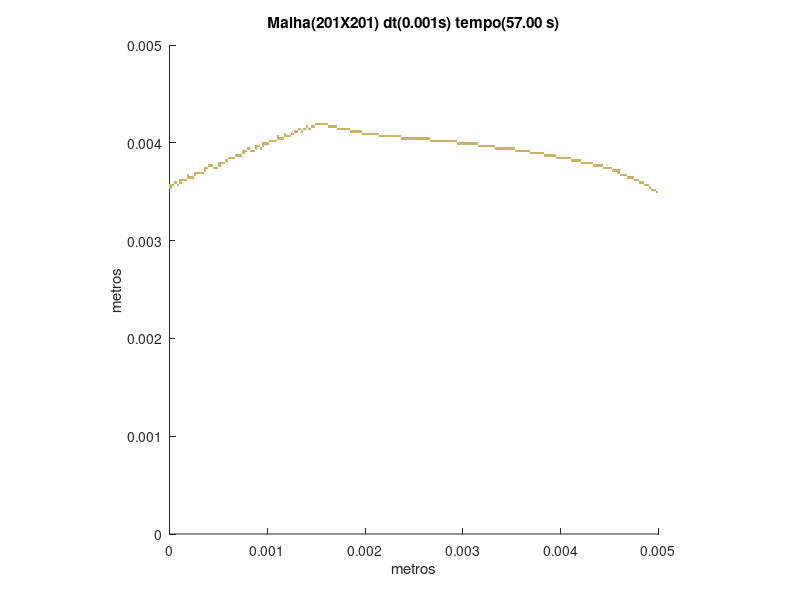

MATLAB code for this plot:
set (gca,'PlotBoxAspectRatio',[1 1 1],'Xlim',[0,0.005],'Ylim',[0,0.005])
hold on
title('Malha(201X201) dt(0.001s) tempo(57.00 s)')
hold on
ylabel('metros')
hold on
xlabel('metros')
hold on

fill([0.00497512437810945 0.00497512437810945 0.005 0.005],[0.00348258706467662 0.00350746268656716 0.00350746268656716 0.00348258706467662],[0.8,0.7,0.4],'LineStyle','none')

fill([0.00492537313432836 0.00492537313432836 0.00495024875621891 0.00495024875621891],[0.00350746268656716 0.00353233830845771 0.00353233830845771 0.00350746268656716],[0.8,0.7,0.4],'LineStyle','none')

fill([0.00495024875621891 0.00495024875621891 0.00497512437810945 0.00497512437810945],[0.00350746268656716 0.00353233830845771 0.00353233830845771 0.00350746268656716],[0.8,0.7,0.4],'LineStyle','none')

fill([0 0 2.48756218905473E-05 2.48756218905473E-05],[0.00353233830845771 0.00355721393034826 0.00355721393034826 0.00353233830845771],[0.8,0.7,0.4],'LineStyle','none')

fill([0.00490049751243781 0.00490049751243781 0.00492537313432836 0.00492537313432836],[0.00353233830845771 0.00355721393034826 0.00355721393034826 0.00353233830845771],[0.8,0.7,0.4],'LineStyle','none')

fill([0 0 2.48756218905473E-05 2.48756218905473E-05],[0.00355721393034826 0.00358208955223881 0.00358208955223881 0.00355721393034826],[0.8,0.7,0.4],'LineStyle','none')

fill([2.48756218905473E-05 2.48756218905473E-05 4.97512437810945E-05 4.97512437810945E-05],[0.00355721393034826 0.00358208955223881 0.00358208955223881 0.00355721393034826],[0.8,0.7,0.4],'LineStyle','none')

fill([7.46268656716418E-05 7.46268656716418E-05 9.95024875621891E-05 9.95024875621891E-05],[0.00355721393034826 0.00358208955223881 0.00358208955223881 0.00355721393034826],[0.8,0.7,0.4],'LineStyle','none')

fill([0.00485074626865672 0.00485074626865672 0.00487562189054726 0.00487562189054726],[0.00355721393034826 0.00358208955223881 0.00358208955223881 0.00355721393034826],[0.8,0.7,0.4],'LineStyle','none')

fill([0.00487562189054726 0.00487562189054726 0.00490049751243781 0.00490049751243781],[0.00355721393034826 0.00358208955223881 0.00358208955223881 0.00355721393034826],[0.8,0.7,0.4],'LineStyle','none')

fill([4.97512437810945E-05 4.97512437810945E-05 7.46268656716418E-05 7.46268656716418E-05],[0.00358208955223881 0.00360696517412935 0.00360696517412935 0.00358208955223881],[0.8,0.7,0.4],'LineStyle','none')

fill([9.95024875621891E-05 9.95024875621891E-05 0.000124378109452736 0.000124378109452736],[0.00358208955223881 0.00360696517412935 0.00360696517412935 0.00358208955223881],[0.8,0.7,0.4],'LineStyle','none')

fill([0.00480099502487562 0.00480099502487562 0.00482587064676617 0.00482587064676617],[0.00358208955223881 0.00360696517412935 0.00360696517412935 0.00358208955223881],[0.8,0.7,0.4],'LineStyle','none')

fill([0.00482587064676617 0.00482587064676617 0.00485074626865672 0.00485074626865672],[0.00358208955223881 0.00360696517412935 0.00360696517412935 0.00358208955223881],[0.8,0.7,0.4],'LineStyle','none')

fill([9.95024875621891E-05 9.95024875621891E-05 0.000124378109452736 0.000124378109452736],[0.00360696517412935 0.0036318407960199 0.0036318407960199 0.00360696517412935],[0.8,0.7,0.4],'LineStyle','none')

fill([0.000124378109452736 0.000124378109452736 0.000149253731343284 0.000149253731343284],[0.00360696517412935 0.0036318407960199 0.0036318407960199 0.00360696517412935],[0.8,0.7,0.4],'LineStyle','none')

fill([0.000149253731343284 0.000149253731343284 0.000174129353233831 0.000174129353233831],[0.00360696517412935 0.0036318407960199 0.0036318407960199 0.00360696517412935],[0.8,0.7,0.4],'LineStyle','none')

fill([0.00475124378109453 0.00475124378109453 0.00477611940298507 0.00477611940298507],[0.00360696517412935 0.0036318407960199 0.0036318407960199 0.00360696517412935],[0.8,0.7,0.4],'LineStyle','none')

fill([0.00477611940298507 0.00477611940298507 0.00480099502487562 0.00480099502487562],[0.00360696517412935 0.0036318407960199 0.0036318407960199 0.00360696517412935],[0.8,0.7,0.4],'LineStyle','none')

fill([0.000174129353233831 0.000174129353233831 0.000199004975124378 0.000199004975124378],[0.0036318407960199 0.00365671641791045 0.00365671641791045 0.0036318407960199],[0.8,0.7,0.4],'LineStyle','none')

fill([0.000199004975124378 0.000199004975124378 0.000223880597014925 0.000223880597014925],[0.0036318407960199 0.00365671641791045 0.00365671641791045 0.0036318407960199],[0.8,0.7,0.4],'LineStyle','none')

fill([0.000223880597014925 0.000223880597014925 0.000248756218905473 0.000248756218905473],[0.0036318407960199 0.00365671641791045 0.00365671641791045 0.0036318407960199],[0.8,0.7,0.4],'LineStyle','none')

fill([0.00467661691542289 0.00467661691542289 0.00470149253731343 0.00470149253731343],[0.0036318407960199 0.00365671641791045 0.00365671641791045 0.0036318407960199],[0.8,0.7,0.4],'LineStyle','none')

fill([0.00470149253731343 0.00470149253731343 0.00472636815920398 0.00472636815920398],[0.0036318407960199 0.00365671641791045 0.00365671641791045 0.0036318407960199],[0.8,0.7,0.4],'LineStyle','none')

fill([0.00472636815920398 0.00472636815920398 0.00475124378109453 0.00475124378109453],[0.0036318407960199 0.00365671641791045 0.00365671641791045 0.0036318407960199],[0.8,0.7,0.4],'LineStyle','none')

fill([0.000174129353233831 0.000174129353233831 0.000199004975124378 0.000199004975124378],[0.00365671641791045 0.003681592039801 0.003681592039801 0.00365671641791045],[0.8,0.7,0.4],'LineStyle','none')

fill([0.000248756218905473 0.000248756218905473 0.00027363184079602 0.00027363184079602],[0.00365671641791045 0.003681592039801 0.003681592039801 0.00365671641791045],[0.8,0.7,0.4],'LineStyle','none')

fill([0.00460199004975124 0.00460199004975124 0.00462686567164179 0.00462686567164179],[0.00365671641791045 0.003681592039801 0.003681592039801 0.00365671641791045],[0.8,0.7,0.4],'LineStyle','none')

fill([0.00462686567164179 0.00462686567164179 0.00465174129353234 0.00465174129353234],[0.00365671641791045 0.003681592039801 0.003681592039801 0.00365671641791045],[0.8,0.7,0.4],'LineStyle','none')

fill([0.00465174129353234 0.00465174129353234 0.00467661691542289 0.00467661691542289],[0.00365671641791045 0.003681592039801 0.003681592039801 0.00365671641791045],[0.8,0.7,0.4],'LineStyle','none')

fill([0.000248756218905473 0.000248756218905473 0.00027363184079602 0.00027363184079602],[0.003681592039801 0.00370646766169154 0.00370646766169154 0.003681592039801],[0.8,0.7,0.4],'LineStyle','none')

fill([0.00027363184079602 0.00027363184079602 0.000298507462686567 0.000298507462686567],[0.003681592039801 0.00370646766169154 0.00370646766169154 0.003681592039801],[0.8,0.7,0.4],'LineStyle','none')

fill([0.000298507462686567 0.000298507462686567 0.000323383084577114 0.000323383084577114],[0.003681592039801 0.00370646766169154 0.00370646766169154 0.003681592039801],[0.8,0.7,0.4],'LineStyle','none')

fill([0.000323383084577114 0.000323383084577114 0.000348258706467662 0.000348258706467662],[0.003681592039801 0.00370646766169154 0.00370646766169154 0.003681592039801],[0.8,0.7,0.4],'LineStyle','none')

fill([0.0045771144278607 0.0045771144278607 0.00460199004975124 0.00460199004975124],[0.003681592039801 0.00370646766169154 0.00370646766169154 0.003681592039801],[0.8,0.7,0.4],'LineStyle','none')

fill([0.000348258706467662 0.000348258706467662 0.000373134328358209 0.000373134328358209],[0.00370646766169154 0.00373134328358209 0.00373134328358209 0.00370646766169154],[0.8,0.7,0.4],'LineStyle','none')

fill([0.0045273631840796 0.0045273631840796 0.00455223880597015 0.00455223880597015],[0.00370646766169154 0.00373134328358209 0.00373134328358209 0.00370646766169154],[0.8,0.7,0.4],'LineStyle','none')

fill([0.00455223880597015 0.00455223880597015 0.0045771144278607 0.0045771144278607],[0.00370646766169154 0.00373134328358209 0.00373134328358209 0.00370646766169154],[0.8,0.7,0.4],'LineStyle','none')

fill([0.0045771144278607 0.0045771144278607 0.00460199004975124 0.00460199004975124],[0.00370646766169154 0.00373134328358209 0.00373134328358209 0.00370646766169154],[0.8,0.7,0.4],'LineStyle','none')

fill([0.000348258706467662 0.000348258706467662 0.000373134328358209 0.000373134328358209],[0.00373134328358209 0.00375621890547264 0.00375621890547264 0.00373134328358209],[0.8,0.7,0.4],'LineStyle','none')

fill([0.000373134328358209 0.000373134328358209 0.000398009950248756 0.000398009950248756],[0.00373134328358209 0.00375621890547264 0.00375621890547264 0.00373134328358209],[0.8,0.7,0.4],'LineStyle','none')

fill([0.000447761194029851 0.000447761194029851 0.000472636815920398 0.000472636815920398],[0.00373134328358209 0.00375621890547264 0.00375621890547264 0.00373134328358209],[0.8,0.7,0.4],'LineStyle','none')

fill([0.000472636815920398 0.000472636815920398 0.000497512437810945 0.000497512437810945],[0.00373134328358209 0.00375621890547264 0.00375621890547264 0.00373134328358209],[0.8,0.7,0.4],'LineStyle','none')

fill([0.00442786069651741 0.00442786069651741 0.00445273631840796 0.00445273631840796],[0.00373134328358209 0.00375621890547264 0.00375621890547264 0.00373134328358209],[0.8,0.7,0.4],'LineStyle','none')

fill([0.00445273631840796 0.00445273631840796 0.00447761194029851 0.00447761194029851],[0.00373134328358209 0.00375621890547264 0.00375621890547264 0.00373134328358209],[0.8,0.7,0.4],'LineStyle','none')

fill([0.00447761194029851 0.00447761194029851 0.00450248756218905 0.00450248756218905],[0.00373134328358209 0.00375621890547264 0.00375621890547264 0.00373134328358209],[0.8,0.7,0.4],'LineStyle','none')

fill([0.00450248756218905 0.00450248756218905 0.0045273631840796 0.0045273631840796],[0.00373134328358209 0.00375621890547264 0.00375621890547264 0.00373134328358209],[0.8,0.7,0.4],'LineStyle','none')

fill([0.000398009950248756 0.000398009950248756 0.000422885572139303 0.000422885572139303],[0.00375621890547264 0.00378109452736318 0.00378109452736318 0.00375621890547264],[0.8,0.7,0.4],'LineStyle','none')

fill([0.000422885572139303 0.000422885572139303 0.000447761194029851 0.000447761194029851],[0.00375621890547264 0.00378109452736318 0.00378109452736318 0.00375621890547264],[0.8,0.7,0.4],'LineStyle','none')

fill([0.000497512437810945 0.000497512437810945 0.000522388059701492 0.000522388059701492],[0.00375621890547264 0.00378109452736318 0.00378109452736318 0.00375621890547264],[0.8,0.7,0.4],'LineStyle','none')

fill([0.00432835820895522 0.00432835820895522 0.00435323383084577 0.00435323383084577],[0.00375621890547264 0.00378109452736318 0.00378109452736318 0.00375621890547264],[0.8,0.7,0.4],'LineStyle','none')

fill([0.00435323383084577 0.00435323383084577 0.00437810945273632 0.00437810945273632],[0.00375621890547264 0.00378109452736318 0.00378109452736318 0.00375621890547264],[0.8,0.7,0.4],'LineStyle','none')

fill([0.00437810945273632 0.00437810945273632 0.00440298507462687 0.00440298507462687],[0.00375621890547264 0.00378109452736318 0.00378109452736318 0.00375621890547264],[0.8,0.7,0.4],'LineStyle','none')

fill([0.00440298507462687 0.00440298507462687 0.00442786069651741 0.00442786069651741],[0.00375621890547264 0.00378109452736318 0.00378109452736318 0.00375621890547264],[0.8,0.7,0.4],'LineStyle','none')

fill([0.000497512437810945 0.000497512437810945 0.000522388059701492 0.000522388059701492],[0.00378109452736318 0.00380597014925373 0.00380597014925373 0.00378109452736318],[0.8,0.7,0.4],'LineStyle','none')

fill([0.000522388059701492 0.000522388059701492 0.00054726368159204 0.00054726368159204],[0.00378109452736318 0.00380597014925373 0.00380597014925373 0.00378109452736318],[0.8,0.7,0.4],'LineStyle','none')

fill([0.00054726368159204 0.00054726368159204 0.000572139303482587 0.000572139303482587],[0.00378109452736318 0.00380597014925373 0.00380597014925373 0.00378109452736318],[0.8,0.7,0.4],'LineStyle','none')

fill([0.00420398009950249 0.00420398009950249 0.00422885572139303 0.00422885572139303],[0.00378109452736318 0.00380597014925373 0.00380597014925373 0.00378109452736318],[0.8,0.7,0.4],'LineStyle','none')

fill([0.00422885572139303 0.00422885572139303 0.00425373134328358 0.00425373134328358],[0.00378109452736318 0.00380597014925373 0.00380597014925373 0.00378109452736318],[0.8,0.7,0.4],'LineStyle','none')

fill([0.00425373134328358 0.00425373134328358 0.00427860696517413 0.00427860696517413],[0.00378109452736318 0.00380597014925373 0.00380597014925373 0.00378109452736318],[0.8,0.7,0.4],'LineStyle','none')

fill([0.00427860696517413 0.00427860696517413 0.00430348258706468 0.00430348258706468],[0.00378109452736318 0.00380597014925373 0.00380597014925373 0.00378109452736318],[0.8,0.7,0.4],'LineStyle','none')

fill([0.00430348258706468 0.00430348258706468 0.00432835820895522 0.00432835820895522],[0.00378109452736318 0.00380597014925373 0.00380597014925373 0.00378109452736318],[0.8,0.7,0.4],'LineStyle','none')

fill([0.000572139303482587 0.000572139303482587 0.000597014925373134 0.000597014925373134],[0.00380597014925373 0.00383084577114428 0.00383084577114428 0.00380597014925373],[0.8,0.7,0.4],'LineStyle','none')

fill([0.0041044776119403 0.0041044776119403 0.00412935323383085 0.00412935323383085],[0.00380597014925373 0.00383084577114428 0.00383084577114428 0.00380597014925373],[0.8,0.7,0.4],'LineStyle','none')

fill([0.00412935323383085 0.00412935323383085 0.00415422885572139 0.00415422885572139],[0.00380597014925373 0.00383084577114428 0.00383084577114428 0.00380597014925373],[0.8,0.7,0.4],'LineStyle','none')

fill([0.00415422885572139 0.00415422885572139 0.00417910447761194 0.00417910447761194],[0.00380597014925373 0.00383084577114428 0.00383084577114428 0.00380597014925373],[0.8,0.7,0.4],'LineStyle','none')

fill([0.00417910447761194 0.00417910447761194 0.00420398009950249 0.00420398009950249],[0.00380597014925373 0.00383084577114428 0.00383084577114428 0.00380597014925373],[0.8,0.7,0.4],'LineStyle','none')

fill([0.000597014925373134 0.000597014925373134 0.000621890547263682 0.000621890547263682],[0.00383084577114428 0.00385572139303483 0.00385572139303483 0.00383084577114428],[0.8,0.7,0.4],'LineStyle','none')

fill([0.000621890547263682 0.000621890547263682 0.000646766169154229 0.000646766169154229],[0.00383084577114428 0.00385572139303483 0.00385572139303483 0.00383084577114428],[0.8,0.7,0.4],'LineStyle','none')

fill([0.000646766169154229 0.000646766169154229 0.000671641791044776 0.000671641791044776],[0.00383084577114428 0.00385572139303483 0.00385572139303483 0.00383084577114428],[0.8,0.7,0.4],'LineStyle','none')

fill([0.00395522388059701 0.00395522388059701 0.00398009950248756 0.00398009950248756],[0.00383084577114428 0.00385572139303483 0.00385572139303483 0.00383084577114428],[0.8,0.7,0.4],'LineStyle','none')

fill([0.00398009950248756 0.00398009950248756 0.00400497512437811 0.00400497512437811],[0.00383084577114428 0.00385572139303483 0.00385572139303483 0.00383084577114428],[0.8,0.7,0.4],'LineStyle','none')

fill([0.00400497512437811 0.00400497512437811 0.00402985074626866 0.00402985074626866],[0.00383084577114428 0.00385572139303483 0.00385572139303483 0.00383084577114428],[0.8,0.7,0.4],'LineStyle','none')

fill([0.00402985074626866 0.00402985074626866 0.0040547263681592 0.0040547263681592],[0.00383084577114428 0.00385572139303483 0.00385572139303483 0.00383084577114428],[0.8,0.7,0.4],'LineStyle','none')

fill([0.0040547263681592 0.0040547263681592 0.00407960199004975 0.00407960199004975],[0.00383084577114428 0.00385572139303483 0.00385572139303483 0.00383084577114428],[0.8,0.7,0.4],'LineStyle','none')

fill([0.00407960199004975 0.00407960199004975 0.0041044776119403 0.0041044776119403],[0.00383084577114428 0.00385572139303483 0.00385572139303483 0.00383084577114428],[0.8,0.7,0.4],'LineStyle','none')

fill([0.000671641791044776 0.000671641791044776 0.000696517412935323 0.000696517412935323],[0.00385572139303483 0.00388059701492537 0.00388059701492537 0.00385572139303483],[0.8,0.7,0.4],'LineStyle','none')

fill([0.000696517412935323 0.000696517412935323 0.000721393034825871 0.000721393034825871],[0.00385572139303483 0.00388059701492537 0.00388059701492537 0.00385572139303483],[0.8,0.7,0.4],'LineStyle','none')

fill([0.000721393034825871 0.000721393034825871 0.000746268656716418 0.000746268656716418],[0.00385572139303483 0.00388059701492537 0.00388059701492537 0.00385572139303483],[0.8,0.7,0.4],'LineStyle','none')

fill([0.00383084577114428 0.00383084577114428 0.00385572139303483 0.00385572139303483],[0.00385572139303483 0.00388059701492537 0.00388059701492537 0.00385572139303483],[0.8,0.7,0.4],'LineStyle','none')

fill([0.00385572139303483 0.00385572139303483 0.00388059701492537 0.00388059701492537],[0.00385572139303483 0.00388059701492537 0.00388059701492537 0.00385572139303483],[0.8,0.7,0.4],'LineStyle','none')

fill([0.00388059701492537 0.00388059701492537 0.00390547263681592 0.00390547263681592],[0.00385572139303483 0.00388059701492537 0.00388059701492537 0.00385572139303483],[0.8,0.7,0.4],'LineStyle','none')

fill([0.00390547263681592 0.00390547263681592 0.00393034825870647 0.00393034825870647],[0.00385572139303483 0.00388059701492537 0.00388059701492537 0.00385572139303483],[0.8,0.7,0.4],'LineStyle','none')

fill([0.00393034825870647 0.00393034825870647 0.00395522388059701 0.00395522388059701],[0.00385572139303483 0.00388059701492537 0.00388059701492537 0.00385572139303483],[0.8,0.7,0.4],'LineStyle','none')

fill([0.000746268656716418 0.000746268656716418 0.000771144278606965 0.000771144278606965],[0.00388059701492537 0.00390547263681592 0.00390547263681592 0.00388059701492537],[0.8,0.7,0.4],'LineStyle','none')

fill([0.003681592039801 0.003681592039801 0.00370646766169154 0.00370646766169154],[0.00388059701492537 0.00390547263681592 0.00390547263681592 0.00388059701492537],[0.8,0.7,0.4],'LineStyle','none')

fill([0.00370646766169154 0.00370646766169154 0.00373134328358209 0.00373134328358209],[0.00388059701492537 0.00390547263681592 0.00390547263681592 0.00388059701492537],[0.8,0.7,0.4],'LineStyle','none')

fill([0.00373134328358209 0.00373134328358209 0.00375621890547264 0.00375621890547264],[0.00388059701492537 0.00390547263681592 0.00390547263681592 0.00388059701492537],[0.8,0.7,0.4],'LineStyle','none')

fill([0.00375621890547264 0.00375621890547264 0.00378109452736318 0.00378109452736318],[0.00388059701492537 0.00390547263681592 0.00390547263681592 0.00388059701492537],[0.8,0.7,0.4],'LineStyle','none')

fill([0.00378109452736318 0.00378109452736318 0.00380597014925373 0.00380597014925373],[0.00388059701492537 0.00390547263681592 0.00390547263681592 0.00388059701492537],[0.8,0.7,0.4],'LineStyle','none')

fill([0.00380597014925373 0.00380597014925373 0.00383084577114428 0.00383084577114428],[0.00388059701492537 0.00390547263681592 0.00390547263681592 0.00388059701492537],[0.8,0.7,0.4],'LineStyle','none')

fill([0.000746268656716418 0.000746268656716418 0.000771144278606965 0.000771144278606965],[0.00390547263681592 0.00393034825870647 0.00393034825870647 0.00390547263681592],[0.8,0.7,0.4],'LineStyle','none')

fill([0.000771144278606965 0.000771144278606965 0.000796019900497512 0.000796019900497512],[0.00390547263681592 0.00393034825870647 0.00393034825870647 0.00390547263681592],[0.8,0.7,0.4],'LineStyle','none')

fill([0.00082089552238806 0.00082089552238806 0.000845771144278607 0.000845771144278607],[0.00390547263681592 0.00393034825870647 0.00393034825870647 0.00390547263681592],[0.8,0.7,0.4],'LineStyle','none')

fill([0.000845771144278607 0.000845771144278607 0.000870646766169154 0.000870646766169154],[0.00390547263681592 0.00393034825870647 0.00393034825870647 0.00390547263681592],[0.8,0.7,0.4],'LineStyle','none')

fill([0.00353233830845771 0.00353233830845771 0.00355721393034826 0.00355721393034826],[0.00390547263681592 0.00393034825870647 0.00393034825870647 0.00390547263681592],[0.8,0.7,0.4],'LineStyle','none')

fill([0.00355721393034826 0.00355721393034826 0.00358208955223881 0.00358208955223881],[0.00390547263681592 0.00393034825870647 0.00393034825870647 0.00390547263681592],[0.8,0.7,0.4],'LineStyle','none')

fill([0.00358208955223881 0.00358208955223881 0.00360696517412935 0.00360696517412935],[0.00390547263681592 0.00393034825870647 0.00393034825870647 0.00390547263681592],[0.8,0.7,0.4],'LineStyle','none')

fill([0.00360696517412935 0.00360696517412935 0.0036318407960199 0.0036318407960199],[0.00390547263681592 0.00393034825870647 0.00393034825870647 0.00390547263681592],[0.8,0.7,0.4],'LineStyle','none')

fill([0.0036318407960199 0.0036318407960199 0.00365671641791045 0.00365671641791045],[0.00390547263681592 0.00393034825870647 0.00393034825870647 0.00390547263681592],[0.8,0.7,0.4],'LineStyle','none')

fill([0.00365671641791045 0.00365671641791045 0.003681592039801 0.003681592039801],[0.00390547263681592 0.00393034825870647 0.00393034825870647 0.00390547263681592],[0.8,0.7,0.4],'LineStyle','none')

fill([0.000796019900497512 0.000796019900497512 0.00082089552238806 0.00082089552238806],[0.00393034825870647 0.00395522388059701 0.00395522388059701 0.00393034825870647],[0.8,0.7,0.4],'LineStyle','none')

fill([0.000870646766169154 0.000870646766169154 0.000895522388059702 0.000895522388059702],[0.00393034825870647 0.00395522388059701 0.00395522388059701 0.00393034825870647],[0.8,0.7,0.4],'LineStyle','none')

fill([0.000920398009950249 0.000920398009950249 0.000945273631840796 0.000945273631840796],[0.00393034825870647 0.00395522388059701 0.00395522388059701 0.00393034825870647],[0.8,0.7,0.4],'LineStyle','none')

fill([0.00333333333333333 0.00333333333333333 0.00335820895522388 0.00335820895522388],[0.00393034825870647 0.00395522388059701 0.00395522388059701 0.00393034825870647],[0.8,0.7,0.4],'LineStyle','none')

fill([0.00335820895522388 0.00335820895522388 0.00338308457711443 0.00338308457711443],[0.00393034825870647 0.00395522388059701 0.00395522388059701 0.00393034825870647],[0.8,0.7,0.4],'LineStyle','none')

fill([0.00338308457711443 0.00338308457711443 0.00340796019900498 0.00340796019900498],[0.00393034825870647 0.00395522388059701 0.00395522388059701 0.00393034825870647],[0.8,0.7,0.4],'LineStyle','none')

fill([0.00340796019900498 0.00340796019900498 0.00343283582089552 0.00343283582089552],[0.00393034825870647 0.00395522388059701 0.00395522388059701 0.00393034825870647],[0.8,0.7,0.4],'LineStyle','none')

fill([0.00343283582089552 0.00343283582089552 0.00345771144278607 0.00345771144278607],[0.00393034825870647 0.00395522388059701 0.00395522388059701 0.00393034825870647],[0.8,0.7,0.4],'LineStyle','none')

fill([0.00345771144278607 0.00345771144278607 0.00348258706467662 0.00348258706467662],[0.00393034825870647 0.00395522388059701 0.00395522388059701 0.00393034825870647],[0.8,0.7,0.4],'LineStyle','none')

fill([0.00348258706467662 0.00348258706467662 0.00350746268656716 0.00350746268656716],[0.00393034825870647 0.00395522388059701 0.00395522388059701 0.00393034825870647],[0.8,0.7,0.4],'LineStyle','none')

fill([0.00350746268656716 0.00350746268656716 0.00353233830845771 0.00353233830845771],[0.00393034825870647 0.00395522388059701 0.00395522388059701 0.00393034825870647],[0.8,0.7,0.4],'LineStyle','none')

fill([0.000870646766169154 0.000870646766169154 0.000895522388059702 0.000895522388059702],[0.00395522388059701 0.00398009950248756 0.00398009950248756 0.00395522388059701],[0.8,0.7,0.4],'LineStyle','none')

fill([0.000895522388059702 0.000895522388059702 0.000920398009950249 0.000920398009950249],[0.00395522388059701 0.00398009950248756 0.00398009950248756 0.00395522388059701],[0.8,0.7,0.4],'LineStyle','none')

fill([0.000945273631840796 0.000945273631840796 0.000970149253731343 0.000970149253731343],[0.00395522388059701 0.00398009950248756 0.00398009950248756 0.00395522388059701],[0.8,0.7,0.4],'LineStyle','none')

fill([0.0031592039800995 0.0031592039800995 0.00318407960199005 0.00318407960199005],[0.00395522388059701 0.00398009950248756 0.00398009950248756 0.00395522388059701],[0.8,0.7,0.4],'LineStyle','none')

fill([0.00318407960199005 0.00318407960199005 0.0032089552238806 0.0032089552238806],[0.00395522388059701 0.00398009950248756 0.00398009950248756 0.00395522388059701],[0.8,0.7,0.4],'LineStyle','none')

fill([0.0032089552238806 0.0032089552238806 0.00323383084577114 0.00323383084577114],[0.00395522388059701 0.00398009950248756 0.00398009950248756 0.00395522388059701],[0.8,0.7,0.4],'LineStyle','none')

fill([0.00323383084577114 0.00323383084577114 0.00325870646766169 0.00325870646766169],[0.00395522388059701 0.00398009950248756 0.00398009950248756 0.00395522388059701],[0.8,0.7,0.4],'LineStyle','none')

fill([0.00325870646766169 0.00325870646766169 0.00328358208955224 0.00328358208955224],[0.00395522388059701 0.00398009950248756 0.00398009950248756 0.00395522388059701],[0.8,0.7,0.4],'LineStyle','none')

fill([0.00328358208955224 0.00328358208955224 0.00330845771144279 0.00330845771144279],[0.00395522388059701 0.00398009950248756 0.00398009950248756 0.00395522388059701],[0.8,0.7,0.4],'LineStyle','none')

fill([0.00330845771144279 0.00330845771144279 0.00333333333333333 0.00333333333333333],[0.00395522388059701 0.00398009950248756 0.00398009950248756 0.00395522388059701],[0.8,0.7,0.4],'LineStyle','none')

fill([0.000945273631840796 0.000945273631840796 0.000970149253731343 0.000970149253731343],[0.00398009950248756 0.00400497512437811 0.00400497512437811 0.00398009950248756],[0.8,0.7,0.4],'LineStyle','none')

fill([0.000970149253731343 0.000970149253731343 0.00099502487562189 0.00099502487562189],[0.00398009950248756 0.00400497512437811 0.00400497512437811 0.00398009950248756],[0.8,0.7,0.4],'LineStyle','none')

fill([0.00099502487562189 0.00099502487562189 0.00101990049751244 0.00101990049751244],[0.00398009950248756 0.00400497512437811 0.00400497512437811 0.00398009950248756],[0.8,0.7,0.4],'LineStyle','none')

fill([0.00293532338308458 0.00293532338308458 0.00296019900497512 0.00296019900497512],[0.00398009950248756 0.00400497512437811 0.00400497512437811 0.00398009950248756],[0.8,0.7,0.4],'LineStyle','none')

fill([0.00296019900497512 0.00296019900497512 0.00298507462686567 0.00298507462686567],[0.00398009950248756 0.00400497512437811 0.00400497512437811 0.00398009950248756],[0.8,0.7,0.4],'LineStyle','none')

fill([0.00298507462686567 0.00298507462686567 0.00300995024875622 0.00300995024875622],[0.00398009950248756 0.00400497512437811 0.00400497512437811 0.00398009950248756],[0.8,0.7,0.4],'LineStyle','none')

fill([0.00300995024875622 0.00300995024875622 0.00303482587064677 0.00303482587064677],[0.00398009950248756 0.00400497512437811 0.00400497512437811 0.00398009950248756],[0.8,0.7,0.4],'LineStyle','none')

fill([0.00303482587064677 0.00303482587064677 0.00305970149253731 0.00305970149253731],[0.00398009950248756 0.00400497512437811 0.00400497512437811 0.00398009950248756],[0.8,0.7,0.4],'LineStyle','none')

fill([0.00305970149253731 0.00305970149253731 0.00308457711442786 0.00308457711442786],[0.00398009950248756 0.00400497512437811 0.00400497512437811 0.00398009950248756],[0.8,0.7,0.4],'LineStyle','none')

fill([0.00308457711442786 0.00308457711442786 0.00310945273631841 0.00310945273631841],[0.00398009950248756 0.00400497512437811 0.00400497512437811 0.00398009950248756],[0.8,0.7,0.4],'LineStyle','none')

fill([0.00310945273631841 0.00310945273631841 0.00313432835820896 0.00313432835820896],[0.00398009950248756 0.00400497512437811 0.00400497512437811 0.00398009950248756],[0.8,0.7,0.4],'LineStyle','none')

fill([0.00313432835820896 0.00313432835820896 0.0031592039800995 0.0031592039800995],[0.00398009950248756 0.00400497512437811 0.00400497512437811 0.00398009950248756],[0.8,0.7,0.4],'LineStyle','none')

fill([0.00101990049751244 0.00101990049751244 0.00104477611940298 0.00104477611940298],[0.00400497512437811 0.00402985074626866 0.00402985074626866 0.00400497512437811],[0.8,0.7,0.4],'LineStyle','none')

fill([0.00104477611940298 0.00104477611940298 0.00106965174129353 0.00106965174129353],[0.00400497512437811 0.00402985074626866 0.00402985074626866 0.00400497512437811],[0.8,0.7,0.4],'LineStyle','none')

fill([0.00106965174129353 0.00106965174129353 0.00109452736318408 0.00109452736318408],[0.00400497512437811 0.00402985074626866 0.00402985074626866 0.00400497512437811],[0.8,0.7,0.4],'LineStyle','none')

fill([0.00266169154228856 0.00266169154228856 0.0026865671641791 0.0026865671641791],[0.00400497512437811 0.00402985074626866 0.00402985074626866 0.00400497512437811],[0.8,0.7,0.4],'LineStyle','none')

fill([0.0026865671641791 0.0026865671641791 0.00271144278606965 0.00271144278606965],[0.00400497512437811 0.00402985074626866 0.00402985074626866 0.00400497512437811],[0.8,0.7,0.4],'LineStyle','none')

fill([0.00271144278606965 0.00271144278606965 0.0027363184079602 0.0027363184079602],[0.00400497512437811 0.00402985074626866 0.00402985074626866 0.00400497512437811],[0.8,0.7,0.4],'LineStyle','none')

fill([0.0027363184079602 0.0027363184079602 0.00276119402985075 0.00276119402985075],[0.00400497512437811 0.00402985074626866 0.00402985074626866 0.00400497512437811],[0.8,0.7,0.4],'LineStyle','none')

fill([0.00276119402985075 0.00276119402985075 0.00278606965174129 0.00278606965174129],[0.00400497512437811 0.00402985074626866 0.00402985074626866 0.00400497512437811],[0.8,0.7,0.4],'LineStyle','none')

fill([0.00278606965174129 0.00278606965174129 0.00281094527363184 0.00281094527363184],[0.00400497512437811 0.00402985074626866 0.00402985074626866 0.00400497512437811],[0.8,0.7,0.4],'LineStyle','none')

fill([0.00281094527363184 0.00281094527363184 0.00283582089552239 0.00283582089552239],[0.00400497512437811 0.00402985074626866 0.00402985074626866 0.00400497512437811],[0.8,0.7,0.4],'LineStyle','none')

fill([0.00283582089552239 0.00283582089552239 0.00286069651741294 0.00286069651741294],[0.00400497512437811 0.00402985074626866 0.00402985074626866 0.00400497512437811],[0.8,0.7,0.4],'LineStyle','none')

fill([0.00286069651741294 0.00286069651741294 0.00288557213930348 0.00288557213930348],[0.00400497512437811 0.00402985074626866 0.00402985074626866 0.00400497512437811],[0.8,0.7,0.4],'LineStyle','none')

fill([0.00288557213930348 0.00288557213930348 0.00291044776119403 0.00291044776119403],[0.00400497512437811 0.00402985074626866 0.00402985074626866 0.00400497512437811],[0.8,0.7,0.4],'LineStyle','none')

fill([0.00291044776119403 0.00291044776119403 0.00293532338308458 0.00293532338308458],[0.00400497512437811 0.00402985074626866 0.00402985074626866 0.00400497512437811],[0.8,0.7,0.4],'LineStyle','none')

fill([0.00109452736318408 0.00109452736318408 0.00111940298507463 0.00111940298507463],[0.00402985074626866 0.0040547263681592 0.0040547263681592 0.00402985074626866],[0.8,0.7,0.4],'LineStyle','none')

fill([0.00111940298507463 0.00111940298507463 0.00114427860696517 0.00114427860696517],[0.00402985074626866 0.0040547263681592 0.0040547263681592 0.00402985074626866],[0.8,0.7,0.4],'LineStyle','none')

fill([0.00114427860696517 0.00114427860696517 0.00116915422885572 0.00116915422885572],[0.00402985074626866 0.0040547263681592 0.0040547263681592 0.00402985074626866],[0.8,0.7,0.4],'LineStyle','none')

fill([0.00236318407960199 0.00236318407960199 0.00238805970149254 0.00238805970149254],[0.00402985074626866 0.0040547263681592 0.0040547263681592 0.00402985074626866],[0.8,0.7,0.4],'LineStyle','none')

fill([0.00238805970149254 0.00238805970149254 0.00241293532338308 0.00241293532338308],[0.00402985074626866 0.0040547263681592 0.0040547263681592 0.00402985074626866],[0.8,0.7,0.4],'LineStyle','none')

fill([0.00241293532338308 0.00241293532338308 0.00243781094527363 0.00243781094527363],[0.00402985074626866 0.0040547263681592 0.0040547263681592 0.00402985074626866],[0.8,0.7,0.4],'LineStyle','none')

fill([0.00243781094527363 0.00243781094527363 0.00246268656716418 0.00246268656716418],[0.00402985074626866 0.0040547263681592 0.0040547263681592 0.00402985074626866],[0.8,0.7,0.4],'LineStyle','none')

fill([0.00246268656716418 0.00246268656716418 0.00248756218905473 0.00248756218905473],[0.00402985074626866 0.0040547263681592 0.0040547263681592 0.00402985074626866],[0.8,0.7,0.4],'LineStyle','none')

fill([0.00248756218905473 0.00248756218905473 0.00251243781094527 0.00251243781094527],[0.00402985074626866 0.0040547263681592 0.0040547263681592 0.00402985074626866],[0.8,0.7,0.4],'LineStyle','none')

fill([0.00251243781094527 0.00251243781094527 0.00253731343283582 0.00253731343283582],[0.00402985074626866 0.0040547263681592 0.0040547263681592 0.00402985074626866],[0.8,0.7,0.4],'LineStyle','none')

fill([0.00253731343283582 0.00253731343283582 0.00256218905472637 0.00256218905472637],[0.00402985074626866 0.0040547263681592 0.0040547263681592 0.00402985074626866],[0.8,0.7,0.4],'LineStyle','none')

fill([0.00256218905472637 0.00256218905472637 0.00258706467661692 0.00258706467661692],[0.00402985074626866 0.0040547263681592 0.0040547263681592 0.00402985074626866],[0.8,0.7,0.4],'LineStyle','none')

fill([0.00258706467661692 0.00258706467661692 0.00261194029850746 0.00261194029850746],[0.00402985074626866 0.0040547263681592 0.0040547263681592 0.00402985074626866],[0.8,0.7,0.4],'LineStyle','none')

fill([0.00261194029850746 0.00261194029850746 0.00263681592039801 0.00263681592039801],[0.00402985074626866 0.0040547263681592 0.0040547263681592 0.00402985074626866],[0.8,0.7,0.4],'LineStyle','none')

fill([0.00263681592039801 0.00263681592039801 0.00266169154228856 0.00266169154228856],[0.00402985074626866 0.0040547263681592 0.0040547263681592 0.00402985074626866],[0.8,0.7,0.4],'LineStyle','none')

fill([0.00109452736318408 0.00109452736318408 0.00111940298507463 0.00111940298507463],[0.0040547263681592 0.00407960199004975 0.00407960199004975 0.0040547263681592],[0.8,0.7,0.4],'LineStyle','none')

fill([0.00116915422885572 0.00116915422885572 0.00119402985074627 0.00119402985074627],[0.0040547263681592 0.00407960199004975 0.00407960199004975 0.0040547263681592],[0.8,0.7,0.4],'LineStyle','none')

fill([0.00119402985074627 0.00119402985074627 0.00121890547263682 0.00121890547263682],[0.0040547263681592 0.00407960199004975 0.00407960199004975 0.0040547263681592],[0.8,0.7,0.4],'LineStyle','none')

fill([0.00121890547263682 0.00121890547263682 0.00124378109452736 0.00124378109452736],[0.0040547263681592 0.00407960199004975 0.00407960199004975 0.0040547263681592],[0.8,0.7,0.4],'LineStyle','none')

fill([0.00213930348258706 0.00213930348258706 0.00216417910447761 0.00216417910447761],[0.0040547263681592 0.00407960199004975 0.00407960199004975 0.0040547263681592],[0.8,0.7,0.4],'LineStyle','none')

fill([0.00216417910447761 0.00216417910447761 0.00218905472636816 0.00218905472636816],[0.0040547263681592 0.00407960199004975 0.00407960199004975 0.0040547263681592],[0.8,0.7,0.4],'LineStyle','none')

fill([0.00218905472636816 0.00218905472636816 0.00221393034825871 0.00221393034825871],[0.0040547263681592 0.00407960199004975 0.00407960199004975 0.0040547263681592],[0.8,0.7,0.4],'LineStyle','none')

fill([0.00221393034825871 0.00221393034825871 0.00223880597014925 0.00223880597014925],[0.0040547263681592 0.00407960199004975 0.00407960199004975 0.0040547263681592],[0.8,0.7,0.4],'LineStyle','none')

fill([0.00223880597014925 0.00223880597014925 0.0022636815920398 0.0022636815920398],[0.0040547263681592 0.00407960199004975 0.00407960199004975 0.0040547263681592],[0.8,0.7,0.4],'LineStyle','none')

fill([0.0022636815920398 0.0022636815920398 0.00228855721393035 0.00228855721393035],[0.0040547263681592 0.00407960199004975 0.00407960199004975 0.0040547263681592],[0.8,0.7,0.4],'LineStyle','none')

fill([0.00228855721393035 0.00228855721393035 0.0023134328358209 0.0023134328358209],[0.0040547263681592 0.00407960199004975 0.00407960199004975 0.0040547263681592],[0.8,0.7,0.4],'LineStyle','none')

fill([0.0023134328358209 0.0023134328358209 0.00233830845771144 0.00233830845771144],[0.0040547263681592 0.00407960199004975 0.00407960199004975 0.0040547263681592],[0.8,0.7,0.4],'LineStyle','none')

fill([0.00233830845771144 0.00233830845771144 0.00236318407960199 0.00236318407960199],[0.0040547263681592 0.00407960199004975 0.00407960199004975 0.0040547263681592],[0.8,0.7,0.4],'LineStyle','none')

fill([0.00116915422885572 0.00116915422885572 0.00119402985074627 0.00119402985074627],[0.00407960199004975 0.0041044776119403 0.0041044776119403 0.00407960199004975],[0.8,0.7,0.4],'LineStyle','none')

fill([0.00124378109452736 0.00124378109452736 0.00126865671641791 0.00126865671641791],[0.00407960199004975 0.0041044776119403 0.0041044776119403 0.00407960199004975],[0.8,0.7,0.4],'LineStyle','none')

fill([0.00196517412935323 0.00196517412935323 0.00199004975124378 0.00199004975124378],[0.00407960199004975 0.0041044776119403 0.0041044776119403 0.00407960199004975],[0.8,0.7,0.4],'LineStyle','none')

fill([0.00199004975124378 0.00199004975124378 0.00201492537313433 0.00201492537313433],[0.00407960199004975 0.0041044776119403 0.0041044776119403 0.00407960199004975],[0.8,0.7,0.4],'LineStyle','none')

fill([0.00201492537313433 0.00201492537313433 0.00203980099502488 0.00203980099502488],[0.00407960199004975 0.0041044776119403 0.0041044776119403 0.00407960199004975],[0.8,0.7,0.4],'LineStyle','none')

fill([0.00203980099502488 0.00203980099502488 0.00206467661691542 0.00206467661691542],[0.00407960199004975 0.0041044776119403 0.0041044776119403 0.00407960199004975],[0.8,0.7,0.4],'LineStyle','none')

fill([0.00206467661691542 0.00206467661691542 0.00208955223880597 0.00208955223880597],[0.00407960199004975 0.0041044776119403 0.0041044776119403 0.00407960199004975],[0.8,0.7,0.4],'LineStyle','none')

fill([0.00208955223880597 0.00208955223880597 0.00211442786069652 0.00211442786069652],[0.00407960199004975 0.0041044776119403 0.0041044776119403 0.00407960199004975],[0.8,0.7,0.4],'LineStyle','none')

fill([0.00211442786069652 0.00211442786069652 0.00213930348258706 0.00213930348258706],[0.00407960199004975 0.0041044776119403 0.0041044776119403 0.00407960199004975],[0.8,0.7,0.4],'LineStyle','none')

fill([0.00126865671641791 0.00126865671641791 0.00129353233830846 0.00129353233830846],[0.0041044776119403 0.00412935323383085 0.00412935323383085 0.0041044776119403],[0.8,0.7,0.4],'LineStyle','none')

fill([0.00129353233830846 0.00129353233830846 0.001318407960199 0.001318407960199],[0.0041044776119403 0.00412935323383085 0.00412935323383085 0.0041044776119403],[0.8,0.7,0.4],'LineStyle','none')

fill([0.00134328358208955 0.00134328358208955 0.0013681592039801 0.0013681592039801],[0.0041044776119403 0.00412935323383085 0.00412935323383085 0.0041044776119403],[0.8,0.7,0.4],'LineStyle','none')

fill([0.0018407960199005 0.0018407960199005 0.00186567164179104 0.00186567164179104],[0.0041044776119403 0.00412935323383085 0.00412935323383085 0.0041044776119403],[0.8,0.7,0.4],'LineStyle','none')

fill([0.00186567164179104 0.00186567164179104 0.00189054726368159 0.00189054726368159],[0.0041044776119403 0.00412935323383085 0.00412935323383085 0.0041044776119403],[0.8,0.7,0.4],'LineStyle','none')

fill([0.00189054726368159 0.00189054726368159 0.00191542288557214 0.00191542288557214],[0.0041044776119403 0.00412935323383085 0.00412935323383085 0.0041044776119403],[0.8,0.7,0.4],'LineStyle','none')

fill([0.00191542288557214 0.00191542288557214 0.00194029850746269 0.00194029850746269],[0.0041044776119403 0.00412935323383085 0.00412935323383085 0.0041044776119403],[0.8,0.7,0.4],'LineStyle','none')

fill([0.00194029850746269 0.00194029850746269 0.00196517412935323 0.00196517412935323],[0.0041044776119403 0.00412935323383085 0.00412935323383085 0.0041044776119403],[0.8,0.7,0.4],'LineStyle','none')

fill([0.001318407960199 0.001318407960199 0.00134328358208955 0.00134328358208955],[0.00412935323383085 0.00415422885572139 0.00415422885572139 0.00412935323383085],[0.8,0.7,0.4],'LineStyle','none')

fill([0.0013681592039801 0.0013681592039801 0.00139303482587065 0.00139303482587065],[0.00412935323383085 0.00415422885572139 0.00415422885572139 0.00412935323383085],[0.8,0.7,0.4],'LineStyle','none')

fill([0.00141791044776119 0.00141791044776119 0.00144278606965174 0.00144278606965174],[0.00412935323383085 0.00415422885572139 0.00415422885572139 0.00412935323383085],[0.8,0.7,0.4],'LineStyle','none')

fill([0.00171641791044776 0.00171641791044776 0.00174129353233831 0.00174129353233831],[0.00412935323383085 0.00415422885572139 0.00415422885572139 0.00412935323383085],[0.8,0.7,0.4],'LineStyle','none')

fill([0.00174129353233831 0.00174129353233831 0.00176616915422886 0.00176616915422886],[0.00412935323383085 0.00415422885572139 0.00415422885572139 0.00412935323383085],[0.8,0.7,0.4],'LineStyle','none')

fill([0.00176616915422886 0.00176616915422886 0.0017910447761194 0.0017910447761194],[0.00412935323383085 0.00415422885572139 0.00415422885572139 0.00412935323383085],[0.8,0.7,0.4],'LineStyle','none')

fill([0.0017910447761194 0.0017910447761194 0.00181592039800995 0.00181592039800995],[0.00412935323383085 0.00415422885572139 0.00415422885572139 0.00412935323383085],[0.8,0.7,0.4],'LineStyle','none')

fill([0.00181592039800995 0.00181592039800995 0.0018407960199005 0.0018407960199005],[0.00412935323383085 0.00415422885572139 0.00415422885572139 0.00412935323383085],[0.8,0.7,0.4],'LineStyle','none')

fill([0.00139303482587065 0.00139303482587065 0.00141791044776119 0.00141791044776119],[0.00415422885572139 0.00417910447761194 0.00417910447761194 0.00415422885572139],[0.8,0.7,0.4],'LineStyle','none')

fill([0.00144278606965174 0.00144278606965174 0.00146766169154229 0.00146766169154229],[0.00415422885572139 0.00417910447761194 0.00417910447761194 0.00415422885572139],[0.8,0.7,0.4],'LineStyle','none')

fill([0.00146766169154229 0.00146766169154229 0.00149253731343284 0.00149253731343284],[0.00415422885572139 0.00417910447761194 0.00417910447761194 0.00415422885572139],[0.8,0.7,0.4],'LineStyle','none')

fill([0.00161691542288557 0.00161691542288557 0.00164179104477612 0.00164179104477612],[0.00415422885572139 0.00417910447761194 0.00417910447761194 0.00415422885572139],[0.8,0.7,0.4],'LineStyle','none')

fill([0.00164179104477612 0.00164179104477612 0.00166666666666667 0.00166666666666667],[0.00415422885572139 0.00417910447761194 0.00417910447761194 0.00415422885572139],[0.8,0.7,0.4],'LineStyle','none')

fill([0.00166666666666667 0.00166666666666667 0.00169154228855721 0.00169154228855721],[0.00415422885572139 0.00417910447761194 0.00417910447761194 0.00415422885572139],[0.8,0.7,0.4],'LineStyle','none')

fill([0.00169154228855721 0.00169154228855721 0.00171641791044776 0.00171641791044776],[0.00415422885572139 0.00417910447761194 0.00417910447761194 0.00415422885572139],[0.8,0.7,0.4],'LineStyle','none')

fill([0.00149253731343284 0.00149253731343284 0.00151741293532338 0.00151741293532338],[0.00417910447761194 0.00420398009950249 0.00420398009950249 0.00417910447761194],[0.8,0.7,0.4],'LineStyle','none')

fill([0.00151741293532338 0.00151741293532338 0.00154228855721393 0.00154228855721393],[0.00417910447761194 0.00420398009950249 0.00420398009950249 0.00417910447761194],[0.8,0.7,0.4],'LineStyle','none')

fill([0.00154228855721393 0.00154228855721393 0.00156716417910448 0.00156716417910448],[0.00417910447761194 0.00420398009950249 0.00420398009950249 0.00417910447761194],[0.8,0.7,0.4],'LineStyle','none')

fill([0.00156716417910448 0.00156716417910448 0.00159203980099502 0.00159203980099502],[0.00417910447761194 0.00420398009950249 0.00420398009950249 0.00417910447761194],[0.8,0.7,0.4],'LineStyle','none')

fill([0.00159203980099502 0.00159203980099502 0.00161691542288557 0.00161691542288557],[0.00417910447761194 0.00420398009950249 0.00420398009950249 0.00417910447761194],[0.8,0.7,0.4],'LineStyle','none')
